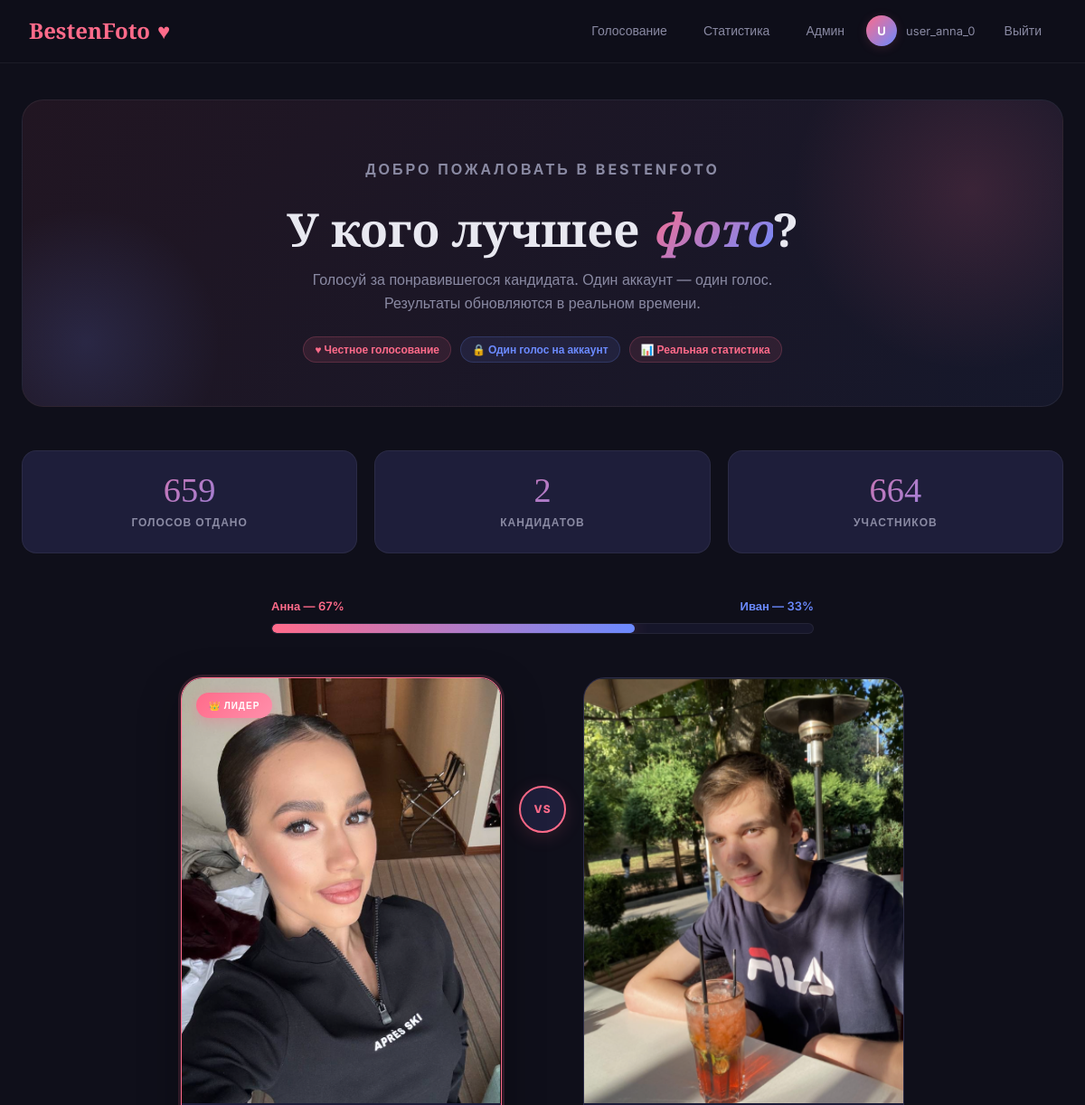
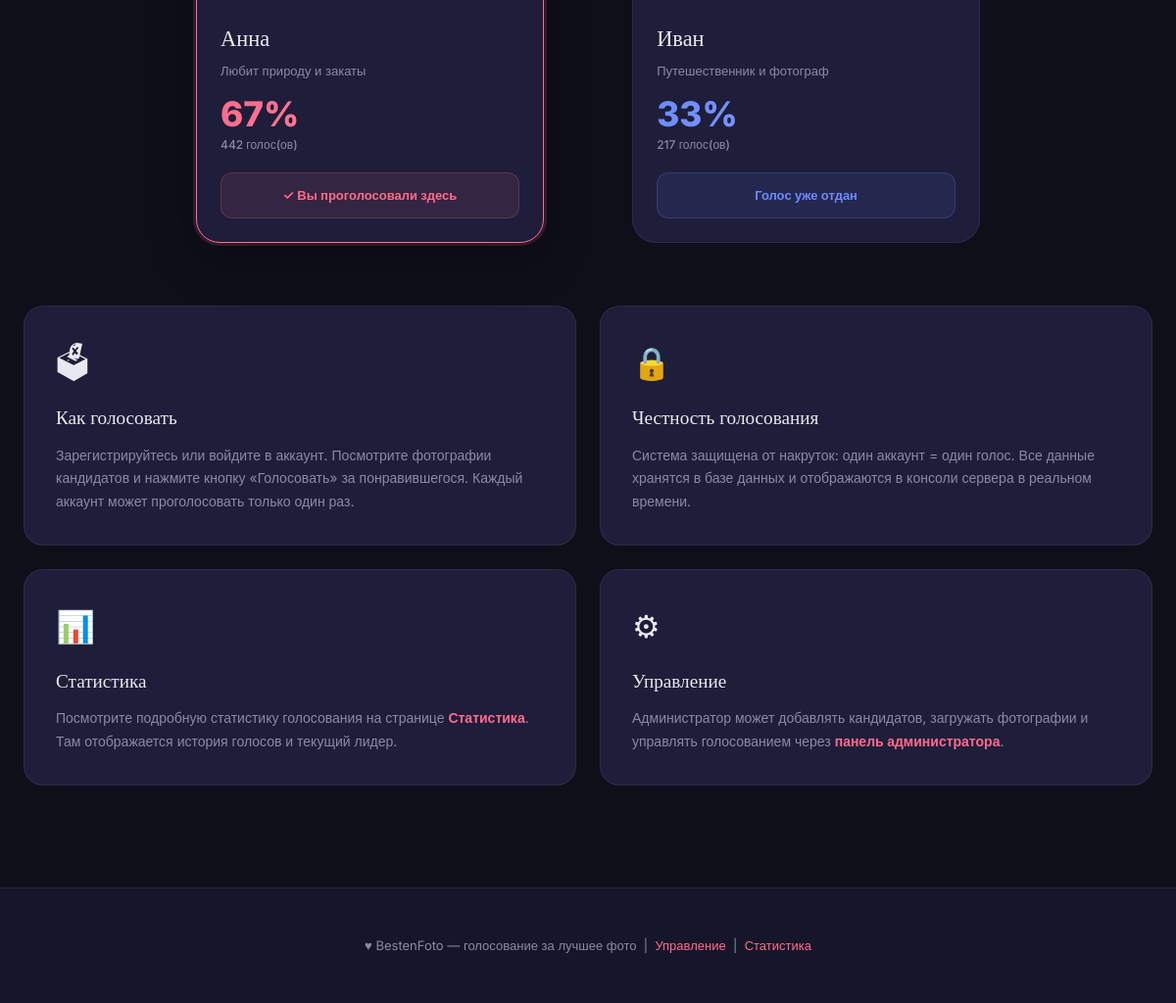
The page / (signed in) on the database its author committed (2 pictures, top to bottom).
### tables this page shows
CREATE TABLE candidates (
            id       INTEGER PRIMARY KEY AUTOINCREMENT,
            name     TEXT NOT NULL,
            tagline  TEXT,
            photo    TEXT,
            created  TEXT NOT NULL
        );

### app.py (the view)
@app.route('/')
def index():
    candidates, total_votes, total_users = get_stats()
    voted_for = None
    if 'user_id' in session:
        conn = get_db()
        row = conn.execute("SELECT candidate_id FROM votes WHERE user_id = ?",
                           (session['user_id'],)).fetchone()
        conn.close()
        if row:
            voted_for = row['candidate_id']
    return render_template('index.html',
                           candidates=candidates,
                           total_votes=total_votes,
                           total_users=total_users,
                           voted_for=voted_for)

### app.py (called while the page is built)
def get_db():
    os.makedirs(os.path.dirname(DB_PATH), exist_ok=True)
    conn = sqlite3.connect(DB_PATH)
    conn.row_factory = sqlite3.Row
    return conn

def get_stats():
    conn = get_db()
    candidates = conn.execute("""
        SELECT c.*, COUNT(v.id) as vote_count
        FROM candidates c
        LEFT JOIN votes v ON v.candidate_id = c.id
        GROUP BY c.id
        ORDER BY vote_count DESC
    """).fetchall()
    total_votes = conn.execute("SELECT COUNT(*) FROM votes").fetchone()[0]
    total_users = conn.execute("SELECT COUNT(*) FROM users").fetchone()[0]
    conn.close()
    return [dict(c) for c in candidates], total_votes, total_users

### templates/index.html (shortened to what this page needs)
{% extends "base.html" %}
{% block content %}
<div class="hero">
  <p class="hero-eyebrow">Добро пожаловать в BestenFoto</p>
  <h1>У кого лучшее <em>фото</em>?</h1>
  <p>Голосуй за понравившегося кандидата. Один аккаунт — один голос. Результаты обновляются в реальном времени.</p>
  <div class="hero-badges">
    <span class="badge badge-rose">&#9829; Честное голосование</span>
    <span class="badge badge-blue">&#128274; Один голос на аккаунт</span>
    <span class="badge badge-rose">&#128202; Реальная статистика</span>
  </div>
</div>
<div class="stats-bar">
  <div class="stat-card">
    <div class="stat-num">{{ total_votes }}</div>
    <div class="stat-label">Голосов отдано</div>
  </div>
  <div class="stat-card">
    <div class="stat-num">{{ candidates|length }}</div>
    <div class="stat-label">Кандидатов</div>
  </div>
  <div class="stat-card">
    <div class="stat-num">{{ total_users }}</div>
    <div class="stat-label">Участников</div>
  </div>
</div>
{% if candidates|length >= 2 %}
{% set pct_a = ((candidates[0].vote_count / total_votes * 100)|round|int) if total_votes else 50 %}
<div class="vote-bar-wrap">
  <div class="vote-bar-labels">
    <span class="label-a">{{ candidates[0].name }} — {{ pct_a }}%</span>
    <span class="label-b">{{ candidates[1].name if candidates|length > 1 else '' }} — {{ 100 - pct_a }}%</span>
  </div>
  <div class="vote-bar">
    <div class="vote-bar-fill" style="width:{{ pct_a }}%"></div>
  </div>
</div>
{% endif %}
<div class="candidates-grid">
  {% for c in candidates[:2] %}
  {% if loop.index == 2 %}
  <div class="vs-divider"><div class="vs-circle">VS</div></div>
  {% endif %}
  <div class="candidate-card {% if voted_for == c.id %}{{ 'voted-card' if loop.index == 1 else 'voted-card-b' }}{% endif %}" id="card-{{ c.id }}">
    <div class="cand-photo {% if loop.index == 2 %}blue-bg{% endif %}">
      {% if c.photo %}
        <img src="/static/photos/{{ c.photo }}" alt="{{ c.name }}">
      {% else %}
        <div class="cand-photo-placeholder">
          <div class="cand-emoji">{{ '&#127800;' if loop.index == 1 else '&#127754;' }}</div>
          <span class="cand-photo-label">Фото не загружено</span>
        </div>
      {% endif %}
      {% if total_votes and c.vote_count == candidates|map(attribute='vote_count')|max and total_votes > 0 %}
        <div class="winner-ribbon {% if loop.index == 2 %}blue{% endif %}">&#128081; Лидер</div>
      {% endif %}
    </div>
    <div class="cand-body">
      <div class="cand-name">{{ c.name }}</div>
      <div class="cand-tag">{{ c.tagline or 'Кандидат' }}</div>
      {% set pct = ((c.vote_count / total_votes * 100)|round|int) if total_votes else 0 %}
      <div class="cand-pct {% if loop.index == 2 %}blue-pct{% endif %}">{{ pct }}%</div>
      <div class="cand-votes-sub">{{ c.vote_count }} голос(ов)</div>
      {% if voted_for %}
        <div class="voted-msg {% if loop.index == 2 %}blue-voted{% endif %}">
          {% if voted_for == c.id %}&#10003; Вы проголосовали здесь{% else %}Голос уже отдан{% endif %}
        </div>
      {% else %}
        <a href="/login" class="vote-btn {{ 'vote-btn-a' if loop.index == 1 else 'vote-btn-b' }}" style="display:flex;text-decoration:none">&#128274; Войти и голосовать</a>
      {% endif %}
    </div>
  </div>
  {% endfor %}
</div>
<div class="about-section">
  <div class="about-card">
    <span class="about-icon">&#128499;</span>
    <div class="about-title">Как голосовать</div>
    <div class="about-text">Зарегистрируйтесь или войдите в аккаунт. Посмотрите фотографии кандидатов и нажмите кнопку «Голосовать» за понравившегося. Каждый аккаунт может проголосовать только один раз.</div>
  </div>
  <div class="about-card">
    <span class="about-icon">&#128274;</span>
    <div class="about-title">Честность голосования</div>
    <div class="about-text">Система защищена от накруток: один аккаунт = один голос. Все данные хранятся в базе данных и отображаются в консоли сервера в реальном времени.</div>
  </div>
  <div class="about-card">
    <span class="about-icon">&#128202;</span>
    <div class="about-title">Статистика</div>
    <div class="about-text">Посмотрите подробную статистику голосования на странице <a href="/stats">Статистика</a>. Там отображается история голосов и текущий лидер.</div>
  </div>
  <div class="about-card">
    <span class="about-icon">&#9881;</span>
    <div class="about-title">Управление</div>
    <div class="about-text">Администратор может добавлять кандидатов, загружать фотографии и управлять голосованием через <a href="/admin">панель администратора</a>.</div>
  </div>
</div>
<div class="heart-container" id="heartContainer"></div>
{% endblock %}

### templates/base.html (style rules this page uses)
:root { --bg: #0f0f1a; --bg-elevated: #16162a; --bg-card: #1e1e3a; --border: rgba(255,255,255,0.06); --text: #e8e8f0; --text-muted: #8a8aa3; --accent: #ff6b8a; --accent-glow: rgba(255,107,138,0.15); --accent-2: #6b8aff; --accent-2-glow: rgba(107,138,255,0.15); --success: #4ade80; --danger: #f87171; --warning: #fbbf24; }
* { box-sizing:border-box; margin:0; padding:0 }
html { scroll-behavior:smooth }
body { font-family:'Inter',sans-serif; background:var(--bg); color:var(--text); min-height:100vh; line-height:1.6; -webkit-font-smoothing:antialiased; }
.badge { display:inline-block; padding:4px 12px; border-radius:20px; font-size:12px; font-weight:600; border:1px solid; }
.badge-rose { background:rgba(255,107,138,0.1); color:var(--accent); border-color:rgba(255,107,138,0.2); }
.badge-blue { background:rgba(107,138,255,0.1); color:var(--accent-2); border-color:rgba(107,138,255,0.2); }

### rows shown on the page
candidates: name "Анна", photo (picture), shows "👑 ЛИДЕР", tagline "Любит природу и закаты", pct "67", vote_count "442", shows "✓ Вы проголосовали здесь"
candidates: name "Иван", shows "VS", photo (picture), tagline "Путешественник и фотограф", pct "33", vote_count "217", shows "Голос уже отдан"

### other values the page prints
{{ session.username[0]|upper }} "U"
{{ session.username }} "user_anna_0"
{{ total_votes }} "659"
{{ candidates|length }} "2"
{{ total_users }} "664"
{{ pct_a }} "67"
{{ 100 - pct_a }} "33"
